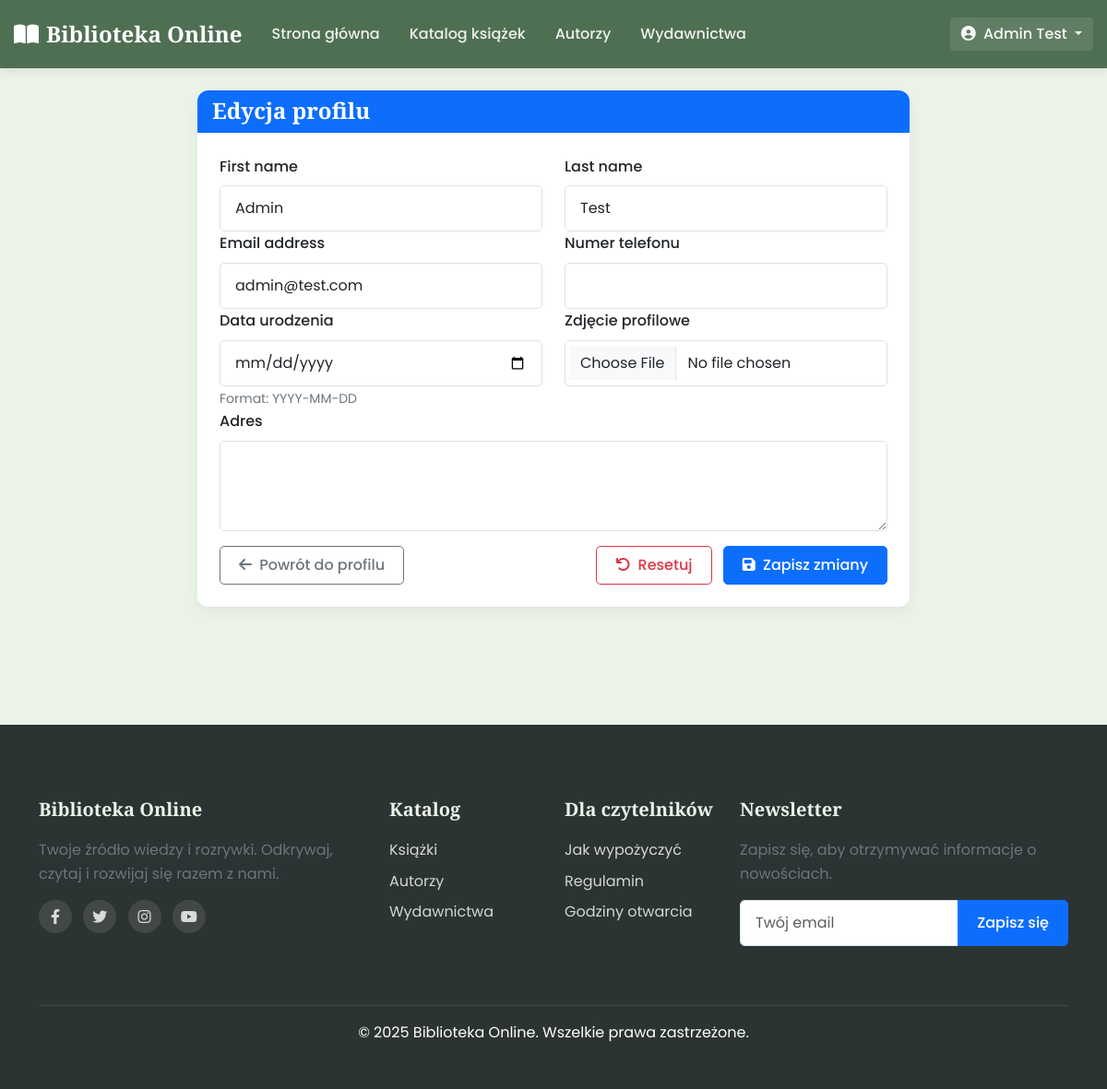
Page /accounts/profile/edit/ (signed in) on the committed database.
### accounts/models.py (models this page shows, shortened)
class CustomUser(AbstractUser):
    username = None
    email = models.EmailField(_('email address'), unique=True)
    USERNAME_FIELD = 'email'
    REQUIRED_FIELDS = []
    objects = CustomUserManager()

class UserProfile(models.Model):
    ADMIN = 'admin'
    LIBRARIAN = 'librarian'
    READER = 'reader'
    ROLE_CHOICES = [
        (ADMIN, 'Administrator'),
        (LIBRARIAN, 'Bibliotekarz'),
        (READER, 'Czytelnik'),
    ]
    user = models.OneToOneField(
        CustomUser,
        on_delete=models.CASCADE,
        related_name='profile'
    )
    role = models.CharField(
        max_length=10,
        choices=ROLE_CHOICES,
        default=READER,
        verbose_name='Rola'
    )
    phone_number = models.CharField(
        max_length=15,
        blank=True,
        null=True,
        verbose_name='Numer telefonu'
    )
    address = models.TextField(
        blank=True,
        null=True,
        verbose_name='Adres'
    )
    profile_picture = models.ImageField(
        upload_to='profile_pics/',
        blank=True,
        null=True,
        verbose_name='Zdjęcie profilowe'
    )
    date_of_birth = models.DateField(
        null=True,
        blank=True,
        verbose_name='Data urodzenia'
    )
    created_at = models.DateTimeField(
        auto_now_add=True,
        verbose_name='Data utworzenia'
    )
    updated_at = models.DateTimeField(
        auto_now=True,
        verbose_name='Data aktualizacji'
    )
    class Meta:
        verbose_name = 'Profil użytkownika'
        verbose_name_plural = 'Profile użytkowników'

### accounts/views.py (the view, shortened to what this page needs)
# urls.py: path('profile/edit/', ProfileUpdateView.as_view(), name='profile_edit'),
class ProfileUpdateView(LoginRequiredMixin, UpdateView):
    model = CustomUser
    form_class = CustomUserChangeForm
    template_name = 'accounts/profile_edit.html'
    success_url = reverse_lazy('accounts:profile')
    def get_object(self, queryset=None):
        return self.request.user
    def get_context_data(self, **kwargs):
        context = super().get_context_data(**kwargs)
        if 'user_form' not in context:
            context['user_form'] = self.get_form()
        if 'profile_form' not in context:
            context['profile_form'] = UserProfileForm(instance=self.request.user.profile)
        return context

### accounts/forms.py
class CustomUserChangeForm(UserChangeForm):
    password = None  # Remove the password field from the form
    class Meta:
        model = CustomUser
        fields = ('email', 'first_name', 'last_name')
        widgets = {
            'email': forms.EmailInput(attrs={'class': 'form-control'}),
            'first_name': forms.TextInput(attrs={'class': 'form-control'}),
            'last_name': forms.TextInput(attrs={'class': 'form-control'}),
        }

class UserProfileForm(forms.ModelForm):
    class Meta:
        model = UserProfile
        fields = ('phone_number', 'address', 'date_of_birth', 'profile_picture')
        widgets = {
            'phone_number': forms.TextInput(attrs={'class': 'form-control'}),
            'address': forms.Textarea(attrs={'class': 'form-control', 'rows': 3}),
            'date_of_birth': forms.DateInput(
                attrs={
                    'class': 'form-control',
                    'type': 'date',
                    'placeholder': 'YYYY-MM-DD'
                },
                format='%Y-%m-%d'
            ),
            'profile_picture': forms.FileInput(attrs={'class': 'form-control'}),
        }
        help_texts = {
            'date_of_birth': 'Format: YYYY-MM-DD',
        }

### library/templatetags/library_extras.py (called while the page is built)
@register.filter(name='addclass')
def addclass(field, css_class):
    return field.as_widget(attrs={"class": css_class})

### templates/accounts/profile_edit.html (shortened to what this page needs)
{% extends 'base.html' %}
{% load library_extras %}
{% load crispy_forms_tags %}
{% block content %}
<div class="row justify-content-center">
    <div class="col-lg-8">
        <div class="card">
            <div class="card-header bg-primary text-white">
                <h4 class="mb-0">Edycja profilu</h4>
            </div>
            <div class="card-body">
                <form method="post" enctype="multipart/form-data" novalidate>
                    <div class="row">
                        <div class="col-md-6">
                            <label for="{{ user_form.first_name.id_for_label }}" class="form-label">{{ user_form.first_name.label }}</label>
                            {{ user_form.first_name|addclass:"form-control" }}
                        </div>
                        <div class="col-md-6">
                            <label for="{{ user_form.last_name.id_for_label }}" class="form-label">{{ user_form.last_name.label }}</label>
                            {{ user_form.last_name|addclass:"form-control" }}
                        </div>
                    </div>
                    <div class="row">
                        <div class="col-md-6">
                            <label for="{{ user_form.email.id_for_label }}" class="form-label">{{ user_form.email.label }}</label>
                            {{ user_form.email|addclass:"form-control" }}
                        </div>
                        <div class="col-md-6">
                            <label for="{{ profile_form.phone_number.id_for_label }}" class="form-label">{{ profile_form.phone_number.label }}</label>
                            {{ profile_form.phone_number|addclass:"form-control" }}
                        </div>
                    </div>
                    <div class="row">
                        <div class="col-md-6">
                            <label for="{{ profile_form.date_of_birth.id_for_label }}" class="form-label">{{ profile_form.date_of_birth.label }}</label>
                            {{ profile_form.date_of_birth|addclass:"form-control" }}
                            {% if profile_form.date_of_birth.help_text %}
                            <small class="form-text text-muted">{{ profile_form.date_of_birth.help_text }}</small>
                            {% endif %}
                        </div>
                        <div class="col-md-6">
                            <label for="{{ profile_form.profile_picture.id_for_label }}" class="form-label">{{ profile_form.profile_picture.label }}</label>
                            {{ profile_form.profile_picture|addclass:"form-control" }}
                        </div>
                    </div>
                    <div class="mb-3">
                        {{ profile_form.address|as_crispy_field }}
                    </div>
                    <div class="d-flex justify-content-between">
                        <a href="{% url 'accounts:profile' %}" class="btn btn-outline-secondary">
                            <i class="fas fa-arrow-left me-1"></i> Powrót do profilu
                        </a>
                        <div>
                            <button type="reset" class="btn btn-outline-danger me-2">
                                <i class="fas fa-undo me-1"></i> Resetuj
                            </button>
                            <button type="submit" class="btn btn-primary">
                                <i class="fas fa-save me-1"></i> Zapisz zmiany
                            </button>
                        </div>
                    </div>
                </form>
            </div>
        </div>
    </div>
</div>
{% endblock %}

### templates/base.html (shortened to what this page needs)
<!DOCTYPE html>
{% load static %}
{% load i18n %}
<html lang="pl">
<head>
    <link href="https://cdn.jsdelivr.net/npm/bootstrap@5.3.0/dist/css/bootstrap.min.css" rel="stylesheet">
    <link rel="stylesheet" href="https://cdnjs.cloudflare.com/ajax/libs/font-awesome/6.4.0/css/all.min.css">
    <link rel="stylesheet" href="{% static 'css/style.css' %}">
</head>
<body>
    <nav class="navbar navbar-expand-lg navbar-dark sticky-top" style="background-color: #4F6F52; box-shadow: 0 2px 10px rgba(0, 0, 0, 0.1); padding: 0.8rem 0;">
        <div class="container-xl">
            <a class="navbar-brand" href="{% url 'home' %}" style="font-weight: 700; font-size: 1.5rem; color: #ffffff !important;">
                <i class="fas fa-book-open me-2"></i>Biblioteka Online
            </a>
            <div class="collapse navbar-collapse" id="navbarNav">
                <ul class="navbar-nav me-auto">
                    <li class="nav-item">
                        <a class="nav-link" href="{% url 'home' %}" style="color: rgba(255, 255, 255, 0.9) !important; font-weight: 500; padding: 0.5rem 1rem;">Strona główna</a>
                    </li>
                    <li class="nav-item">
                        <a class="nav-link" href="{% url 'book_list' %}" style="color: rgba(255, 255, 255, 0.9) !important; font-weight: 500; padding: 0.5rem 1rem;">Katalog książek</a>
                    </li>
                    <li class="nav-item">
                        <a class="nav-link" href="{% url 'author_list' %}" style="color: rgba(255, 255, 255, 0.9) !important; font-weight: 500; padding: 0.5rem 1rem;">Autorzy</a>
                    </li>
                    <li class="nav-item">
                        <a class="nav-link" href="{% url 'publisher_list' %}" style="color: rgba(255, 255, 255, 0.9) !important; font-weight: 500; padding: 0.5rem 1rem;">Wydawnictwa</a>
                    </li>
                </ul>
                <ul class="navbar-nav d-flex align-items-center">
                    {% if user.is_authenticated %}
                    <li class="nav-item dropdown">
                        <a class="nav-link dropdown-toggle btn btn-sm" href="#" id="userDropdown" role="button"
                           data-bs-toggle="dropdown" aria-expanded="false" style="color: rgba(255, 255, 255, 0.95) !important; font-weight: 500; background-color: rgba(255, 255, 255, 0.1); border-radius: 4px; padding: 0.375rem 0.75rem;">
                            <i class="fas fa-user-circle me-1"></i> {{ user.get_full_name|default:user.email }}
                        </a>
                    </li>
                    {% endif %}
                </ul>
            </div>
        </div>
    </nav>
    <main class="container-xl my-4">
        {% block content %}{% endblock %}
    </main>
    <footer class="footer mt-5" style="background-color: #2C3333; color: #ffffff; padding: 2rem 0;">
        <div class="container">
            <div class="row py-5">
                <div class="col-lg-4 mb-4 mb-lg-0">
                    <h5 class="footer-heading">Biblioteka Online</h5>
                    <p class="text-muted">Twoje źródło wiedzy i rozrywki. Odkrywaj, czytaj i rozwijaj się razem z nami.</p>
                    <div class="social-icons mt-3">
                        <a href="{% url 'home' %}" class="me-2"><i class="fab fa-facebook-f"></i></a>
                        <a href="{% url 'home' %}" class="me-2"><i class="fab fa-twitter"></i></a>
                        <a href="{% url 'home' %}" class="me-2"><i class="fab fa-instagram"></i></a>
                        <a href="{% url 'home' %}"><i class="fab fa-youtube"></i></a>
                    </div>
                </div>
                <div class="col-lg-2 col-md-6 mb-4 mb-lg-0">
                    <h5 class="footer-heading">Katalog</h5>
                    <ul class="list-unstyled">
                        <li><a href="{% url 'book_list' %}">Książki</a></li>
                        <li><a href="{% url 'author_list' %}">Autorzy</a></li>
                        <li><a href="{% url 'publisher_list' %}">Wydawnictwa</a></li>
                    </ul>
                </div>
                <div class="col-lg-2 col-md-6 mb-4 mb-lg-0">
                    <h5 class="footer-heading">Dla czytelników</h5>
                    <ul class="list-unstyled">
                        <li><a href="{% url 'how_to_borrow' %}">Jak wypożyczyć</a></li>
                        <li><a href="{% url 'rules' %}">Regulamin</a></li>
                        <li><a href="{% url 'opening_hours' %}">Godziny otwarcia</a></li>
                    </ul>
                </div>
                <div class="col-lg-4">
                    <h5 class="footer-heading">Newsletter</h5>
                    <p class="text-muted">Zapisz się, aby otrzymywać informacje o nowościach.</p>
                    <form method="get" action="{% url 'home' %}">
                        <div class="input-group mb-3">
                            <input type="email" class="form-control" placeholder="Twój email" aria-label="Email address">
                            <button class="btn btn-primary" type="submit">Zapisz się</button>
                        </div>
                    </form>
                </div>
            </div>
            <div class="footer-bottom py-3 text-center border-top">
                <p class="mb-0">&copy; {% now "Y" %} Biblioteka Online. Wszelkie prawa zastrzeżone.</p>
            </div>
        </div>
    </footer>
</body>
</html>

### static/css/style.css (style rules this page uses)
body { display: flex; flex-direction: column; min-height: 100vh; font-family: 'Poppins', sans-serif; line-height: 1.6; color: #333333; background-color: #EBF3E8; width: 100%; overflow-x: hidden; }
main { flex: 1; padding-bottom: 2rem; width: 100%; }
.container-xl { max-width: 1400px; width: 100%; padding-right: 15px; padding-left: 15px; margin-right: auto; margin-left: auto; }
h1, h2, h3, h4, h5, .navbar-brand { font-family: 'Playfair Display', serif; font-weight: 700; }
.navbar { background-color: #4F6F52; box-shadow: 0 2px 10px rgba(0, 0, 0, 0.1); padding: 0.8rem 0; }
.navbar-brand { font-weight: 700; font-size: 1.5rem; color: #ffffff !important; }
.navbar-nav .nav-link { font-weight: 500; padding: 0.5rem 1rem; color: rgba(255, 255, 255, 0.9) !important; transition: all 0.3s ease; }
.card { border: none; border-radius: 12px; box-shadow: 0 5px 15px rgba(0, 0, 0, 0.05); transition: transform 0.3s ease, box-shadow 0.3s ease; margin-bottom: 1.5rem; overflow: hidden; background-color: #fff; }
.card-header { background-color: var(--light); border-bottom: 1px solid rgba(0, 0, 0, 0.05); font-weight: 600; color: var(--primary); }
.card-body { padding: 1.5rem; }
.footer { background-color: #2C3333; color: #fff; }
.footer-heading { font-weight: 600; margin-bottom: 1.2rem; color: #EBF3E8; }
.footer a { color: rgba(255, 255, 255, 0.8); text-decoration: none; transition: color 0.3s ease; }
.footer .list-unstyled li { margin-bottom: 0.5rem; }
.footer .social-icons a { display: inline-flex; align-items: center; justify-content: center; width: 36px; height: 36px; background-color: rgba(255, 255, 255, 0.1); border-radius: 50%; transition: all 0.3s ease; }
.footer-bottom { border-color: rgba(255, 255, 255, 0.1) !important; }
.btn-primary { background-color: #4F6F52; border-color: #4F6F52; }
.btn { padding: 0.5rem 1.25rem; border-radius: 5px; font-weight: 500; transition: all 0.3s ease; }
.btn-primary { background-color: #0d6efd; border-color: #0d6efd; }
.form-control, .form-select { padding: 0.75rem 1rem; border-radius: 5px; border: 1px solid #dee2e6; transition: border-color 0.15s ease-in-out, box-shadow 0.15s ease-in-out; }
.form-label { font-weight: 500; margin-bottom: 0.5rem; }
footer { background-color: #f8f9fa; margin-top: auto; }
.text-muted { color: #6c757d !important; }

### rows in the picture
CustomUser: get_full_name "Admin Test", first_name "Admin", last_name "Test", email "admin@test.com"

### other values in the picture
{{ user_form.first_name.label }} "First name"
{{ user_form.last_name.label }} "Last name"
{{ user_form.email.label }} "Email address"
{{ profile_form.phone_number.label }} "Numer telefonu"
{{ profile_form.date_of_birth.label }} "Data urodzenia"
{{ profile_form.date_of_birth.help_text }} "Format: YYYY-MM-DD"
{{ profile_form.profile_picture.label }} "Zdjęcie profilowe"
